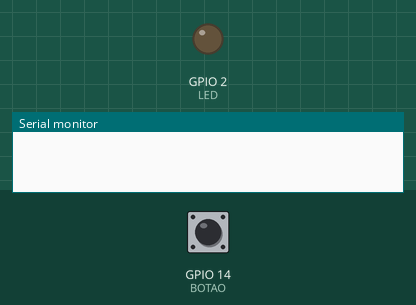
Simulated run of this sketch. Board: ESP8266 (NodeMCU). On the bench: output pins drawn as LEDs (lit = HIGH), the last lines printed to the serial monitor. The test bench sets the inputs (shaded band); at power-on: GPIO 14 (BOTAO) HIGH. WiFi joins after 1.5 s; servers stay silent unless stated; storage starts empty.

Above: at 0.1 s.
At 2.4 s:
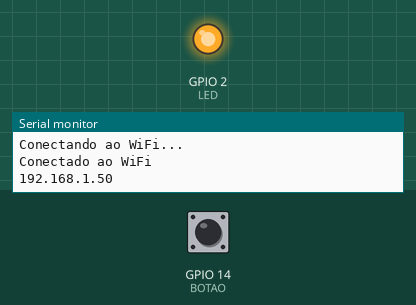
Timing chart, 0 to 3.9 s (numbered marks = the images above):
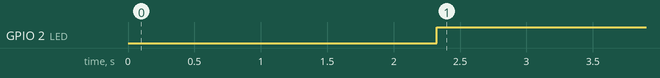

Measured:
- by itself, GPIO 2 (LED): LOW → HIGH at 2.3 s

The sketch:

lifeclick.ino
```cpp
#define BLYNK_TEMPLATE_ID "TMPL2rzZSmOt-"
#define BLYNK_TEMPLATE_NAME "Alerta"
#define BLYNK_AUTH_TOKEN "NMCEDMQre9yznO07wF1EcMDXOmIyCbdA"

#include <ESP8266WiFi.h>
#include <ESPAsyncTCP.h>
#include <ESPAsyncWebServer.h>
#include <BlynkSimpleEsp8266.h>
#include <LittleFS.h>

#define BOTAO 14  // Pino ao qual o botão está conectado (GPIO14, D5)
#define LED 2     // Pino ao qual o LED está conectado (GPIO2, D4)

// Credenciais da rede Wi-Fi
const char* ssid = "Proa_LifeBand1121";
const char* password = "Proa_LifeBand1121";

// const char* ssid = "GABRIELPC";
// const char* password = "Gabriel123";

// Cria um objeto AsyncWebServer na porta 80
AsyncWebServer server(80);
AsyncEventSource events("/events");

// Página HTML para o servidor web
const char index_html[] PROGMEM = R"rawliteral(
<!DOCTYPE HTML>
<html>
<head>
  <title>Life Band</title>
  <meta name="viewport" content="width=device-width, initial-scale=1">
  <meta http-equiv="X-UA-Compatible" content="IE=7">
  <meta http-equiv="X-UA-Compatible" content="ie=edge">
  <meta http-equiv="Content-Type" content="text/html;charset=UTF-8">
  <link rel="shortcut icon" href="/favicon.png" type="image/x-icon">

  <style>
    html, body {
      height: 100%;
      margin: 0;
    }

    body {
      background-image: url(/TelaInicial.jpg);
      width: 100%;
      height: 100%;
      background-size: cover;
      background-position: center;
      background-repeat: no-repeat;
      position: relative;
      overflow: hidden;
    }

    #Botao {
    width: 30px;
    height: 30px;
    align-items: center;
    justify-content: center;
    position: absolute;
    font-size: 1.5rem;
    top: 21%;
    right: 5%;
    border-radius: 10px;
    background-color: transparent;
    border: none;
    cursor: pointer;
    color: white;
    display: none;
    }

    #Botao2 {
    width: 100px;
    height: 30px;
    align-items: center;
    justify-content: center;
    position: absolute;
    font-size: 1.5rem;
    top: 3.5%;
    right: 36%;
    border-radius: 10px;
    background-color: transparent;
    border: none;
    cursor: pointer;
    color: white;
    }

  </style>

</head>

<body>

    <button id="Botao">X</button>
    <button id="Botao2"></button>

  <script>
    if (!!window.EventSource) {
      var source = new EventSource('/events');
      source.addEventListener('alert', function(e) {

            var body = document.body;
            var botao = document.querySelector('#Botao');

            if (body.style.backgroundImage.includes('TelaInicial.jpg')) {
                body.style.backgroundImage = 'url("TelaPaciente.jpg")';
                body.style.transition = "0.1s linear";
                botao.style.display = "block";
            }
            else {
                body.style.backgroundImage = 'url("TelaInicial.jpg")';
                botao.style.display = "none";
            }

            //Reaplicar as propriedades CSS

            // html.style.margin = "0";
            body.style.margin = "0";
            body.style.width = "100%";
            body.style.height = "100%";
            body.style.backgroundSize = "cover";
            body.style.backgroundPosition = "center";
            body.style.backgroundRepeat = "no-repeat";
            body.style.position = "relative";
            body.style.overflow = "hidden";

      }, false);
    }

      document.querySelector('#Botao').onclick = function() {
        var body = document.body;
        var botao = document.querySelector('#Botao');

        body.style.backgroundImage = 'url("TelaInicial.jpg")';
        botao.style.display = "none";

        // Reaplicar as propriedades CSS
        body.style.margin = "0";
        body.style.width = "100%";
        body.style.height = "100%";
        body.style.backgroundSize = "cover";
        body.style.backgroundPosition = "center";
        body.style.backgroundRepeat = "no-repeat";
        body.style.position = "relative";
        body.style.overflow = "hidden";
        body.style.transition = "0.1s linear";
      }

        document.querySelector('#Botao2').onclick = function() {
        var body = document.body;
        var botao = document.querySelector('#Botao'); // Seleciona o botão .Botao

        if (body.style.backgroundImage.includes('TelaInicial.jpg')) {
            body.style.backgroundImage = 'url("TelaPaciente.jpg")';
            body.style.transition = "0.1s linear";
            botao.style.display = "block";
        }
        else {
            body.style.backgroundImage = 'url("TelaInicial.jpg")';
            botao.style.display = "none";
        }

        html.style.margin = "0";
        body.style.margin = "0";
        body.style.width = "100%";
        body.style.height = "100%";
        body.style.backgroundSize = "cover";
        body.style.backgroundPosition = "center";
        body.style.backgroundRepeat = "no-repeat";
        body.style.position = "relative";
        body.style.overflow = "hidden";
        body.style.transition = "0.1s linear";
    }

  </script>
</body>
</html>
)rawliteral";

void setup() {
  // Configura os pinos
  pinMode(BOTAO, INPUT_PULLUP);  // Configura o pino do botão como entrada com pull-up interno
  pinMode(LED, OUTPUT);          // Configura o pino do LED como saída
  Serial.begin(115200);          // Inicializa a comunicação serial para depuração

  if (!LittleFS.begin()) {
    Serial.println("Erro ao montar o sistema de arquivos");
    return;
  }

  // Conecta-se ao Wi-Fi
  WiFi.begin(ssid, password);
  while (WiFi.status() != WL_CONNECTED) {
    delay(1000);
    Serial.println("Conectando ao WiFi...");
  }
  Serial.println("Conectado ao WiFi");
  Serial.println(WiFi.localIP());

  // Iniciar o Blynk
  Blynk.begin(BLYNK_AUTH_TOKEN, ssid, password);

  // Configura a rota para a página principal
  server.on("/", HTTP_GET, [](AsyncWebServerRequest *request){
    request->send_P(200, "text/html", index_html);
  });

  // Configura a rota para servir as imagens
  server.serveStatic("/TelaInicial.jpg", LittleFS, "/TelaInicial.jpg");
  server.serveStatic("/TelaPaciente.jpg", LittleFS, "/TelaPaciente.jpg");
  // server.serveStatic("/LifeClick.jpg", LittleFS, "/LifeClick.jpg");
  server.serveStatic("/favicon.png", LittleFS, "/favicon.png");

  // Adiciona a fonte de eventos
  server.addHandler(&events);

  // Inicia o servidor
  server.begin();
}

void loop() {

  Blynk.run();  // Mantém o Blynk rodando

  int botaoEstado = digitalRead(BOTAO);  // Lê o estado do botão

  if (botaoEstado == LOW) {  // Se o botão for pressionado
    digitalWrite(LED, LOW);  // Liga o LED
    events.send("A Life Click está chegando!!", "alert", millis());

    String mensagem = "Usuário da pulseira enviou um alerta - Clique para verificar";

    Blynk.logEvent("_", mensagem); // Envia a notificação push

    delay(1000);  // Debounce simples
  } else {  // Caso contrário
    digitalWrite(LED, HIGH); // Desliga o LED
  }
}
```
